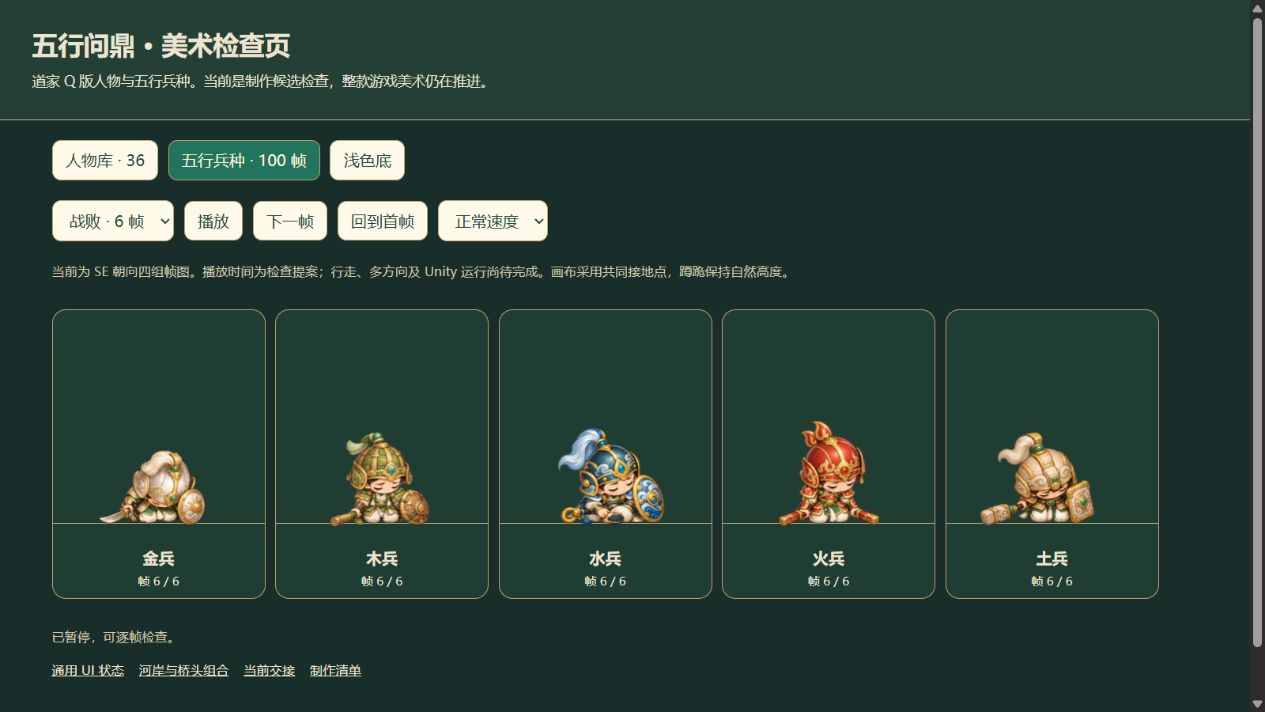
#> input picture records/roster-expansion-20261029/five-troops-browser-dark.png, 1265 x 712 px
$ python -i export-ui.py   (imports and definitions only)
#> lines starting #> are read from the running program, lines starting #| are printed output that depends on the picture
import json, hashlib, datetime
from pathlib import Path
from PIL import Image, ImageDraw

HERE = Path(__file__).resolve().parent
# [1 line that did not run here, left out]
# [1 line that did not run here, left out]
# [1 line that did not run here, left out]
# [1 line not run here, left out]
sha = lambda p: hashlib.sha256(Path(p).read_bytes()).hexdigest()
rel = lambda p: Path(p).relative_to(ROOT).as_posix()

def stats(im):
    a = im.getchannel('A')
    hist = a.histogram()
    solid = a.point(lambda x: 255 if x > 16 else 0)
    edge = [sum(v > 16 for v in a.crop(b).getdata()) for b in
            [(0, 0, im.width, 1), (im.width-1, 0, im.width, im.height),
             (0, im.height-1, im.width, im.height), (0, 0, 1, im.height)]]
    return {'size': list(im.size), 'alphaRange': list(a.getextrema()),
            'alphaOne': hist[1], 'alphaZero': hist[0],
            'solidBBoxAbove16': solid.getbbox(), 'solidEdgePixelsTRBL': edge}

def contained(im, size, pad):
    scale = min((size[0]-2*pad)/im.width, (size[1]-2*pad)/im.height)
    dims = (round(im.width*scale), round(im.height*scale))
    small = im.convert('RGBa').resize(dims, Image.Resampling.LANCZOS).convert('RGBA')
    pos = ((size[0]-dims[0])//2, (size[1]-dims[1])//2)
    out = Image.new('RGBA', size)
    out.paste(small, pos)
    return out, {'uniformScale': scale, 'resizedSize': dims, 'offset': pos,
                 'resampler': 'premultiplied Lanczos', 'alphaThresholdEdit': False}

manifest = {'schemaVersion': 1, 'createdAt': datetime.datetime.now(datetime.timezone.utc).isoformat(),
            'scope': 'Six new original Daoist chibi historical identity masters to 30 UI derivatives',
            'newGeneratedImagesInThisScript': 0, 'generalCount': 6,
            'sources': [], 'assets': [], 'warnings': [],
            'userApproved': False, 'clientIntegrated': False, 'variantsFulfilled': False}
# [45 lines not run here, left out]

manifest['assetCount'] = len(manifest['assets'])
manifest['nativeCropRgbaChecked'] = True
manifest['status'] = 'awaiting_root_visual_review'
# [3 lines not run here, left out]
qa_derivations = []
# [18 lines not run here, left out]

>>> import cv2
>>> picture = cv2.imread('five-troops-browser-dark.png', cv2.IMREAD_GRAYSCALE)
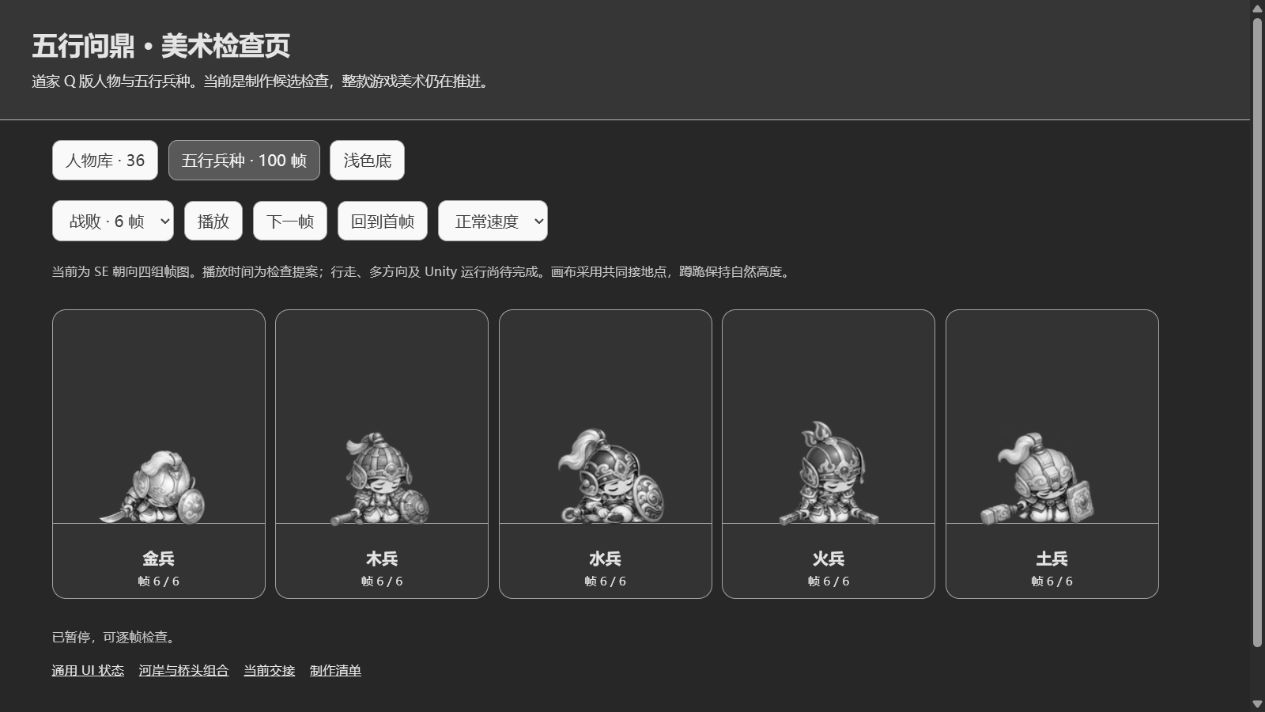
#> picture: shape (712, 1265); min 6, max 255, mean 57.8
#> (the run stopped early here; a loop or call above may not have finished)
